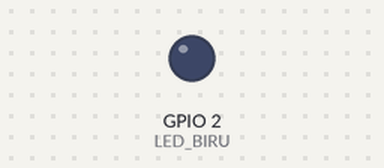
Bench run of a sketch on a simulated ESP32. Parts: output pins drawn as LEDs (lit = HIGH). What the sketch prints to the serial monitor is not drawn.

Above: at 1.3 s.
At 3.5 s:
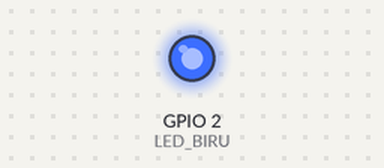
Timing chart, 0 to 8.8 s (numbered marks = the images above):
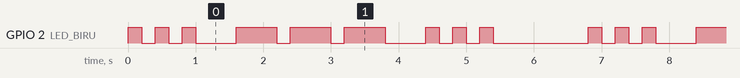

Measured:
- by itself, GPIO 2 (LED_BIRU): repeats every 6.8 s: 2 × (LOW 0.20 s, HIGH 0.20 s), LOW 0.60 s, 2 × (HIGH 0.60 s, LOW 0.20 s), HIGH 0.60 s, LOW 0.60 s, 2 × (HIGH 0.20 s, LOW 0.20 s), HIGH 0.20 s, LOW 1.4 s, HIGH 0.20 s
- by itself, everything shown: repeats every 6.8 s, in 18 steps

The sketch:

p3_sos_morse.ino
```cpp
/*
 * BAB 7 - Program 3: Sinyal SOS dengan Fungsi Buatan Sendiri
 * LED biru (IO2) mengedipkan kode Morse SOS ( ... --- ... ) berulang-ulang,
 * sementara Serial Monitor menampilkan titik dan garis yang dikirim.
 *
 * Hardware : ESP32 DEVKIT V1 di kit Bluino
 * Pin      : IO2 = LED biru bawaan board
 * Alat uji : Serial Monitor, baud 115200
 */

#define LED_BIRU 2

const int SATUAN = 200;  // 1 satuan waktu Morse dalam milidetik (makin kecil, makin cepat)

// Fungsi buatan sendiri: mengirim satu "titik" (LED menyala 1 satuan)
void titik() {
  Serial.print(".");
  digitalWrite(LED_BIRU, HIGH);
  delay(SATUAN);
  digitalWrite(LED_BIRU, LOW);
  delay(SATUAN);  // jeda antarsinyal dalam satu huruf = 1 satuan
}

// Fungsi buatan sendiri: mengirim satu "garis" (LED menyala 3 satuan)
void garis() {
  Serial.print("-");
  digitalWrite(LED_BIRU, HIGH);
  delay(3 * SATUAN);
  digitalWrite(LED_BIRU, LOW);
  delay(SATUAN);  // jeda antarsinyal dalam satu huruf = 1 satuan
}

void setup() {
  Serial.begin(115200);
  pinMode(LED_BIRU, OUTPUT);
  Serial.print("Program SOS dimulai! 1 satuan = ");
  Serial.print(SATUAN);
  Serial.println(" ms");
}

void loop() {
  // Huruf S = titik titik titik
  titik(); titik(); titik();
  Serial.print(" ");
  delay(2 * SATUAN);  // jeda antarhuruf: 1 satuan (dari sinyal terakhir) + 2 satuan = 3 satuan

  // Huruf O = garis garis garis
  garis(); garis(); garis();
  Serial.print(" ");
  delay(2 * SATUAN);  // jeda antarhuruf = 3 satuan

  // Huruf S lagi
  titik(); titik(); titik();
  Serial.println();   // satu kata SOS selesai, pindah baris
  delay(6 * SATUAN);  // jeda antarkata: 1 + 6 = 7 satuan
}
```
